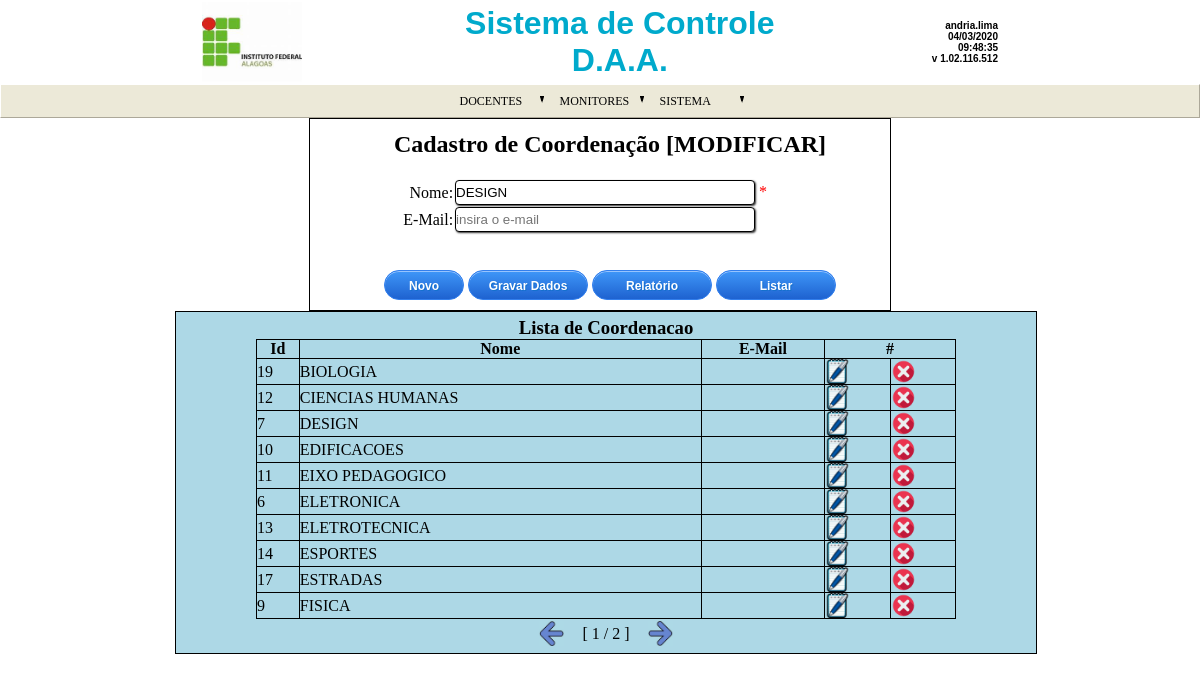
Screenshot of /controle_daa/?form=coordenacao&modulo=freq_docentes/&pagina=1&editar_id=7 (signed in) with the database file from the repository.
### tables this page shows
CREATE TABLE `itemmenu` (
  `id_modulo` int(11) NOT NULL,
  `id_itemmenu` varchar(11) NOT NULL,
  `nome` varchar(50) NOT NULL,
  `tipo_tela` varchar(50) DEFAULT NULL,
  `tela` varchar(50) DEFAULT NULL,
  `tipo` varchar(1) NOT NULL
);

CREATE TABLE `modulo` (
  `id_modulo` int(11) NOT NULL,
  `nome` varchar(50) DEFAULT '',
  `path` varchar(100) NOT NULL,
  `seq` int(2) NOT NULL
);

CREATE TABLE `coordenacao` (
  `id_coordenacao` int(11) NOT NULL,
  `nome` varchar(100) DEFAULT '',
  `email` varchar(100) DEFAULT ''
);

### controle_daa/form/classe/formulario.php (the view, shortened to what the rows shown need)
<?php
class Formulario {
    private $classDados;
    private $arrayCampos;
    private $bt_novo;
    private $bt_relatorio;
    private $bt_lista;
    private $bt_editar;
    private $bt_excluir;
    private $arrayDados;
    public function __construct() {
        $this->bt_novo = true;
        $this->bt_relatorio = true;
        $this->bt_lista = true;
        $this->bt_editar = true;
        $this->bt_excluir = true;
    }
    public function __get ($atributo) {
        return $this->$atributo;
    }
    public function setClasseDados(object $classe_dados) {
        $this->classDados = $classe_dados;
    }
    public function getClasseDados () {
        return $this->classDados;
    }
    public function getNameClasseDados () {
        return get_class($this->classDados);
    }
    public function addCampo (Campo $campo) {
        $this->arrayCampos[] = $campo;
    }
    public function montaFormHTML () {
        $html = '<div id="dvCadUsuario">';
        $html .= '<form id="cad'.$this->getNameClasseDados().'" name="cad'.$this->getNameClasseDados().'" method="POST" '.
            '  action="'.$_SESSION["dir_base_html"].$_SESSION["dir_modulo"].'form/'.FuncaoCaracter::lowerTexto($this->getNameClasseDados()).'/cad_'.FuncaoCaracter::lowerTexto($this->getNameClasseDados()).'.php">';
        $html .= '<table border="0"><tr><td colspan="2" align="center">';
        $codigo_id = $this->__get('id_editar');
        if (isset($codigo_id)) {
            $modo = '[MODIFICAR]';
            $this->__set('arrayDados', $this->modoEdicao($codigo_id));
        } else {
            $modo = '[NOVO]';
        }
        $html .= '<h2>'.FuncaoCaracter::acentoTexto($this->__get('titulo').' '.$modo).'</h2>';
        $html .= '<br><input type="hidden" id="pagina" name="pagina" value="'.$this->__get('num_pagina').'"</td></tr>';
        foreach ($this->arrayCampos as $objeto) {
            $tipo_campo = $objeto->__get('tipo');
            switch ($tipo_campo) {
                case EnumTipoCampo::Texto : $html .= $this->inputTypeText($objeto); break;
            }
        }
        $html .= '</table></form><br><br><center>';
        if ($this->bt_novo) {
        $html .= '<button class="btnovo" name="limpar_'.$this->getNameClasseDados().'" id="limpar_'.$this->getNameClasseDados().'"'.
            ' onclick="window.location.assign(\'?form='.FuncaoCaracter::lowerTexto($this->getNameClasseDados()).'&modulo='.$_SESSION["dir_modulo"].'\');">Novo</button>&nbsp';
        }
        $html .= '<input type="submit" form="cad'.$this->getNameClasseDados().'" class="btn" id="envia'.$this->getNameClasseDados().'"'.
            ' name="envia'.$this->getNameClasseDados().'" value="Gravar Dados"/>&nbsp';
        if ($this->bt_relatorio) {
        $html .= '<button class="btn" name="rel_'.$this->getNameClasseDados().'" id="rel_'.$this->getNameClasseDados().'"'.
            ' onclick="window.open(\''.$_SESSION["dir_modulo"].'./relatorio/'.FuncaoCaracter::lowerTexto($this->getNameClasseDados()).'/rel_'.FuncaoCaracter::lowerTexto($this->getNameClasseDados()).'.php\', \'_blank\'); ">'.
            ' '.FuncaoCaracter::acentoTexto('Relatório').'</button>&nbsp';
        }
        if ($this->bt_lista) {
        $html .= '<button class="btn" name="listar_'.$this->getNameClasseDados().'" id="listar_'.$this->getNameClasseDados().'"'.
            ' onclick="ocultarExibir();">'.FuncaoCaracter::acentoTexto('Listar').'</button>';
        }
        $html .= '</center></div><div id="dvCentro">';
        if ($this->__get('num_pagina') == 0) {
            $html .= '<div id="dvLista" style="display:none">';
            $html .= '<script type="text/javascript"> visibilidade = false; </script>';
        } else {
            $html .= '<div id="dvLista">';
        }
        $html .= '<center><h3>'.FuncaoCaracter::acentoTexto('Lista de '.$this->getNameClasseDados()).'</h3></center>';
        $html .= $this->listaDados($this->getClasseDados(), $this->__get('num_pagina'));
        $html .= '</div></div>';
        return $html;
    }
    private function modoEdicao (int $codigo_id) {
        $resultado = $this->getClasseDados()->querySelect($codigo_id);
        return $resultado;
    }
    private function inputTypeText (Campo $objeto) {
        $tag = '<tr>';
        if ($objeto->getVisivel()) {
            $tag .= '<td align="right">';
            $tag .= ' <label for="'.$objeto->getNome().'">'.FuncaoCaracter::acentoTexto($objeto->__get('titulo')).': </label>';
            $tag .= '</td>';
            $tag .= '<td align="left">';
            $tag .= '<input type="text" class="campo" id="'.$objeto->getNome().
            '" name="'.$objeto->getNome().'" value="'.FuncaoCaracter::acentoTexto($this->arrayDados[$objeto->getNome()]).'" placeholder="'.$objeto->getHint().'"';
            if ($objeto->getRequerido()) {
                $tag .= ' required />';
                $tag .= '<font color="red" size="3">&nbsp*</font>';
            } else {
                $tag .= '/>';
            }
            $tag .= '</td>';
        } else {
            $tag .= '<td colspan="2" align="left">';
            $tag .= '<input type="hidden" class="campo" id="'.$objeto->getNome().
            '" name="'.$objeto->getNome().'" value="'.$this->arrayDados[$objeto->getNome()].'"'.$objeto->getHint().'"';
            if ($objeto->getRequerido()) {
                $tag .= ' required />';
            } else {
                $tag .= '/>';
            }
            $tag .= '</td>';
        }
        $tag .= '</tr>';
        return $tag;
    }
    private function listaDados($objeto, $pagina) {
        $tag_html ='';
        $total_reg_pagina = 10;
        $result = $objeto->querySelectAll();
        $inicio=($pagina*$total_reg_pagina)-$total_reg_pagina;
        $total_pagina=ceil(count($result)/$total_reg_pagina);
        $anterior=($inicio/$total_reg_pagina);
        $proximo=$anterior+2;
        $result = $objeto->querySelectAll(NULL,$inicio,$total_reg_pagina);
        if ($proximo>=$total_pagina) {
            $proximo=$total_pagina;
        }
        if ($anterior<=1) {
            $anterior=1;
        }
        $tag_html .= '<table border="1px solid" rules="all" cellspacing="0" cellpadding="2" bordercolor="000000" width="700px"><tr>';
        foreach ($this->arrayCampos as $obj_campos) {
            $tag_html .= '<th>'.$obj_campos->__get('titulo').'</th>';
        }
        $tag_html .= '<th colspan=2>#</th></tr>';
        foreach ($result as $valor) {
            $id_chave = '';
            $tag_html .= '<tr>';
            foreach ($this->arrayCampos as $obj_campos) {
                switch ($obj_campos->__get('tipo')) {
                    case EnumTipoCampo::Numero :
                    case EnumTipoCampo::CPF :
                    case EnumTipoCampo::CGC :
                    case EnumTipoCampo::Telefone :
                    case EnumTipoCampo::EMail :
                    case EnumTipoCampo::Texto :
                        $tag_html .= '<td>'.FuncaoCaracter::acentoTexto($valor[$obj_campos->__get('nome')]).'</td>';
                        break;
                }
                if ($obj_campos->__get('chave')) {
                    $id_chave = $valor[$obj_campos->__get('nome')];
                }
            }
            if ($this->bt_editar) {
                $tag_html .= '    <td><a href="?form='.FuncaoCaracter::lowerTexto($this->getNameClasseDados()).'&modulo='.$_SESSION["dir_modulo"].'&pagina='.$pagina.'&editar_id='.$id_chave.'" alt="Editar Cliente"><img src="./form/imagem/editar.jpg" width=25px heigth=25px /></a></td>';
            }
            if ($this->bt_excluir) {
                $tag_html .= '    <td><a href="?form='.FuncaoCaracter::lowerTexto($this->getNameClasseDados()).'&modulo='.$_SESSION["dir_modulo"].'&pagina='.$pagina.'&excluir_id='.$id_chave.'" alt="Apagar Cliente"><img src="./form/imagem/excluir.jpg" width=25px heigth=25px /></a></td>';
            }
            $tag_html .= '</tr>';
        }
        $tag_html .= '</table><table border="0" align="center"><tr valign="middle">';
        $tag_html .= '<td><a href=?form='.FuncaoCaracter::lowerTexto($this->getNameClasseDados()).'&modulo='.$_SESSION["dir_modulo"].'&pagina='.$anterior.'><img src="./form/imagem/seta_para_esquerda.jpg" width="25px" heigth="25px" /></a></td>';
        $tag_html .= '<td>&nbsp &nbsp [ '.$pagina.' / '.$total_pagina.'  ] &nbsp &nbsp</td>';
        $tag_html .= '<td><a href=?form='.FuncaoCaracter::lowerTexto($this->getNameClasseDados()).'&modulo='.$_SESSION["dir_modulo"].'&pagina='.$proximo.'><img src="./form/imagem/seta_para_direita.jpg" width="25px" heigth="25px" /> </a></td>';
        $tag_html .= '</tr></table>';
        return $tag_html;
    }
}
?>

### controle_daa/menu/classe/menu_permissao.php (shortened to what the rows shown need)
<?php
class Menu_Permissao {
    private $array_barra_menu;
    private $conexao;
    public function __construct() {
        $this->conexao = new Conexao();
    }
    private function querySelect ($id) {
        try {
            $cmd = "SELECT m.id_modulo, i.id_itemmenu,  m.nome as modulo, i.nome, m.path, i.tipo_tela, i.tela, i.tipo, m.seq ".
                   "  FROM itemmenu i, modulo m, permissao p".
                   " where m.id_modulo = i.id_modulo ".
                   "   and p.id_modulo=i.id_modulo and p.id_itemmenu=i.id_itemmenu ".
                   "   and p.id_usuario=:param_id".
                   " order by m.seq, i.id_itemmenu";
            $stm = $this->conexao->conectar()->prepare($cmd);
            $stm->bindParam(":param_id", $id, PDO::PARAM_INT);
            $stm->execute();
            return $stm->fetchAll();
        } catch (PDOException $ex) {
            return 'Error:'.$ex->getMessage();
        }
    }
    private function Menu($dados) {
        $nome_menu = $dados['modulo'];
        $menu = new Menu();
        $menu->setTituloMenu($nome_menu);
        return ($menu);
    }
    private function subMenu($dados) {
        $nome_menu = $dados['nome'];
        $sub_menu = new Sub_Menu();
        $sub_menu->setNome($nome_menu);
        return ($sub_menu);
    }
    private function itemMenu($dados) {
        $nome_menu = $dados['nome'];
        $modulo = $dados['path'];
        $tipo_tela = $dados['tipo_tela'];
        $tela = $dados['tela'];
        $link = $_SESSION["dir_base_html"].'?modulo='.$modulo.'&'.$tipo_tela.'='.$tela;
        $item_menu = new Item_Menu();
        $item_menu->setNome($nome_menu);
        $item_menu->setLink($link);
        $item_menu->setTarget(EnumTargetPage::Self_Page);
        return ($item_menu);
    }
    private function carregaMenu ($id_usuario) {
        $id_modulo = null;
        $grupo = NULL;
        $array = $this->querySelect($id_usuario);
        foreach ($array as $registro) {
            $id_menu = $registro['id_itemmenu'];
            $item = explode('.', $id_menu);
            $item = $registro[0].$item[0];
            $new_grupo = 'F';
            if ($grupo <> $item) {
                if (isset($grupo)) {
                    $new_grupo = 'T';
                }
                $grupo = $item;
            }
            if ($new_grupo == 'T') {
                if (isset($sub_menu)) {
                    $menu->addSubMenu($sub_menu);
                }
                $sub_menu = NULL;
            }
            if ($id_modulo <> $registro[0]) {
                $id_modulo = $registro[0];
                if (isset($menu)) {
                    $this->array_barra_menu[] = $menu;
                }
                $menu = $this->Menu($registro);
            }
            $tipo = $registro[7];
            if ($tipo == 'S') {
                $sub_menu = $this->subMenu($registro);
            } else {
                $item_menu = $this->itemMenu($registro);
                if (isset($sub_menu)) {
                    $sub_menu->addItemMenu($item_menu);
                } else {
                    $menu->addItemMenu($item_menu);
                }
            }
        }
        $this->array_barra_menu[] = $menu;
        return $this->array_barra_menu;
    }
    public function montaMenu () {
        $this->array_barra_menu = $this->carregaMenu ($_SESSION["id"]);
        $html = '';
        $html .= '<DIV id="bar"><center>';
        $html .= '<TABLE class="XulMenu" id="menu1" cellSpacing="0" cellPadding="0">';
        $html .= '  <TBODY>';
        $html .= '  <TR>';
        foreach ($this->array_barra_menu as $obj_barramenu) {
            $html .= '<TD align=left width="100px">';
            $html .= '<A class=button href="javascript:void(0)">'.FuncaoCaracter::acentoTexto($obj_barramenu->getTituloMenu()).'<IMG class="arrow" height="7" alt="" src="./menu/icons/marcador.gif" width="4"></A>';
            $html .= '<DIV class=section>';
            $array_menu = $obj_barramenu->getItens();
            foreach ($array_menu as $obj_menu) {
                switch ($obj_menu->getTipoMenu()) {
                    case EnumTipoMenu::Sub_Menu:
                        $html .= '<A class="item" href="javascript:void(0)">'.FuncaoCaracter::acentoTexto($obj_menu->getNome()).'<IMG class="arrow" height="7" alt="" src="./menu/icons/seta.gif" width="4"></A>';
                        $html .= ' <DIV class=section>';
                        $array_itens = $obj_menu->getItens();
                        foreach ($array_itens as $obj_itemmenu) {
                            $html .= '<A class=item href='.$obj_itemmenu->getLink().' '.$obj_itemmenu->getTarget().'>'.FuncaoCaracter::acentoTexto($obj_itemmenu->getNome()).'</a>';
                        }
                        $html .= ' </DIV>';
                        break;
                    case EnumTipoMenu::Item_Menu:
                        $html .= '<A class="item" href='.$obj_menu->getLink().' '.$obj_itemmenu->getTarget().'>'.FuncaoCaracter::acentoTexto($obj_menu->getNome()).'</a>';
                        break;
                }
            }
            $html .= '</div>';
            $html .= '</TD>';
        }
        $html .= '</TR>';
        $html .= '</TBODY>';
        $html .= '</TABLE>';
        $html .= '</center>';
        $html .= '</DIV>';
        echo $html;
    }
}
?>

### rows the page displays
itemmenu: id_modulo.nome "DOCENTES"
itemmenu: id_modulo.nome "MONITORES"
itemmenu: id_modulo.nome "SISTEMA"
coordenacao: nome "DESIGN", id_coordenacao "7"
coordenacao: id_coordenacao "19", nome "BIOLOGIA"
coordenacao: id_coordenacao "12", nome "CIENCIAS HUMANAS"
coordenacao: id_coordenacao "10", nome "EDIFICACOES"
coordenacao: id_coordenacao "11", nome "EIXO PEDAGOGICO"
coordenacao: id_coordenacao "6", nome "ELETRONICA"
coordenacao: id_coordenacao "13", nome "ELETROTECNICA"
coordenacao: id_coordenacao "14", nome "ESPORTES"
coordenacao: id_coordenacao "17", nome "ESTRADAS"
coordenacao: id_coordenacao "9", nome "FISICA"

### other values shown
$_SESSION["login"] "andria.lima"
FuncaoData::formatoDataHora($_SESSION["user_acess"]) "04/03/2020 09:48:35"
$_SESSION['versao'] "v 1.02.116.512"
FuncaoCaracter::acentoTexto($this->__get('titulo').' '.$modo) "Cadastro de Coordenação [MODIFICAR]"
FuncaoCaracter::acentoTexto($objeto->__get('titulo')) "Nome"
FuncaoCaracter::acentoTexto($objeto->__get('titulo')) "E-Mail"
FuncaoCaracter::acentoTexto('Relatório') "Relatório"
FuncaoCaracter::acentoTexto('Listar') "Listar"
FuncaoCaracter::acentoTexto('Lista de '.$this->getNameClasseDados()) "Lista de Coordenacao"
$obj_campos->__get('titulo') "Id"
$obj_campos->__get('titulo') "Nome"
$obj_campos->__get('titulo') "E-Mail"
$pagina "1"
$total_pagina "2"
